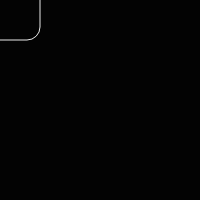
Frame 1 (no input)
Frame 60 (no input): identical to frame 1, image omitted
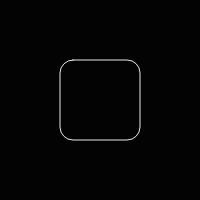
Frame 120 (the mouse pressed at the canvas centre since frame 60)

The p5.js sketch that drew these frames (run headless with seeded random() and noise() and a simulated clock; from frame 60 on, the mouse is pressed at the canvas centre):

// p5.js sketch
// ── sketch.js
let msk, mskClone, mskGraphic,
  borderRadius = 13,
  viewerScl = 80,
  hiddenGemPos;

function setup() {
  createCanvas(200, 200);
  msk = createGraphics(width, height);
  msk.rectMode(CENTER);
  rectMode(CENTER);

  mskGraphic = createGraphics(width, height);


  hiddenGemPos = {
    x: random(width),
    y: random(height)
  }
}

function draw() {
  background(3);
  mskGraphic.clear();
  msk.clear();
  msk.rect(mouseX, mouseY, viewerScl, viewerScl, borderRadius);

  //graphics hidden by mask
  mskGraphic.ellipse(hiddenGemPos.x, hiddenGemPos.y, 32);

  //mask
  (mskClone = msk.get()).mask(mskGraphic.get());
  image(mskClone, 0, 0);

  //mask visual representation
  stroke(233);
  strokeWeight(1);
  noFill();
  rect(mouseX, mouseY, viewerScl, viewerScl, borderRadius);
}
